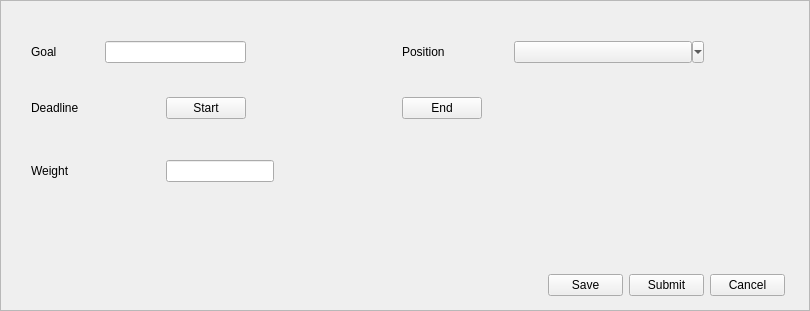
         <widget class="QFrame" name="goalsFrame">
          <property name="sizePolicy">
           <sizepolicy hsizetype="Expanding" vsizetype="Expanding">
            <horstretch>0</horstretch>
            <verstretch>0</verstretch>
           </sizepolicy>
          </property>
          <property name="minimumSize">
           <size>
            <width>800</width>
            <height>311</height>
           </size>
          </property>
          <property name="frameShape">
           <enum>QFrame::StyledPanel</enum>
          </property>
          <property name="frameShadow">
           <enum>QFrame::Raised</enum>
          </property>
          <layout class="QGridLayout" name="gridLayout_9">
           <item row="0" column="4">
            <spacer name="verticalSpacer_6">
             <property name="orientation">
              <enum>Qt::Vertical</enum>
             </property>
             <property name="sizeHint" stdset="0">
              <size>
               <width>20</width>
               <height>13</height>
              </size>
             </property>
            </spacer>
           </item>
           <item row="0" column="10">
            <spacer name="verticalSpacer_7">
             <property name="orientation">
              <enum>Qt::Vertical</enum>
             </property>
             <property name="sizeHint" stdset="0">
              <size>
               <width>20</width>
               <height>13</height>
              </size>
             </property>
            </spacer>
           </item>
           <item row="1" column="1">
            <widget class="QLabel" name="goalsGoalButton">
             <property name="text">
              <string>Goal</string>
             </property>
            </widget>
           </item>
           <item row="1" column="2">
            <spacer name="horizontalSpacer_23">
             <property name="orientation">
              <enum>Qt::Horizontal</enum>
             </property>
             <property name="sizeHint" stdset="0">
              <size>
               <width>14</width>
               <height>20</height>
              </size>
             </property>
            </spacer>
           </item>
           <item row="1" column="3" colspan="2">
            <widget class="QLineEdit" name="goalsGoalEdit"/>
           </item>
           <item row="1" column="6">
            <spacer name="horizontalSpacer_24">
             <property name="orientation">
              <enum>Qt::Horizontal</enum>
             </property>
             <property name="sizeHint" stdset="0">
              <size>
               <width>85</width>
               <height>20</height>
              </size>
             </property>
            </spacer>
           </item>
           <item row="1" column="7">
            <widget class="QLabel" name="goalsPositionLabel">
             <property name="text">
              <string>Position</string>
             </property>
            </widget>
           </item>
           <item row="1" column="9" colspan="3">
            <widget class="QToolButton" name="goalsPositionMenu">
             <property name="minimumSize">
              <size>
               <width>190</width>
               <height>20</height>
              </size>
             </property>
             <property name="maximumSize">
              <size>
               <width>16777215</width>
               <height>23</height>
              </size>
             </property>
             <property name="text">
              <string/>
             </property>
             <property name="popupMode">
              <enum>QToolButton::MenuButtonPopup</enum>
             </property>
             <property name="toolButtonStyle">
              <enum>Qt::ToolButtonTextOnly</enum>
             </property>
            </widget>
           </item>
           <item row="2" column="5">
            <spacer name="verticalSpacer_3">
             <property name="orientation">
              <enum>Qt::Vertical</enum>
             </property>
             <property name="sizeHint" stdset="0">
              <size>
               <width>20</width>
               <height>19</height>
              </size>
             </property>
            </spacer>
           </item>
           <item row="2" column="8">
            <spacer name="verticalSpacer_5">
             <property name="orientation">
              <enum>Qt::Vertical</enum>
             </property>
             <property name="sizeHint" stdset="0">
              <size>
               <width>20</width>
               <height>19</height>
              </size>
             </property>
            </spacer>
           </item>
           <item row="3" column="1">
            <widget class="QLabel" name="goalsDeadlineLabel">
             <property name="text">
              <string>Deadline</string>
             </property>
            </widget>
           </item>
           <item row="3" column="3">
            <spacer name="horizontalSpacer_14">
             <property name="orientation">
              <enum>Qt::Horizontal</enum>
             </property>
             <property name="sizeHint" stdset="0">
              <size>
               <width>55</width>
               <height>20</height>
              </size>
             </property>
            </spacer>
           </item>
           <item row="3" column="4">
            <widget class="QPushButton" name="goalsStartButton">
             <property name="text">
              <string>Start</string>
             </property>
            </widget>
           </item>
           <item row="3" column="5" colspan="2">
            <spacer name="horizontalSpacer_15">
             <property name="orientation">
              <enum>Qt::Horizontal</enum>
             </property>
             <property name="sizeHint" stdset="0">
              <size>
               <width>142</width>
               <height>21</height>
              </size>
             </property>
            </spacer>
           </item>
           <item row="3" column="7">
            <widget class="QPushButton" name="goalsEndButton">
             <property name="text">
              <string>End</string>
             </property>
            </widget>
           </item>
           <item row="3" column="8" colspan="5">
            <spacer name="horizontalSpacer_16">
             <property name="orientation">
              <enum>Qt::Horizontal</enum>
             </property>
             <property name="sizeHint" stdset="0">
              <size>
               <width>297</width>
               <height>20</height>
              </size>
             </property>
            </spacer>
           </item>
           <item row="4" column="5">
            <spacer name="verticalSpacer_8">
             <property name="orientation">
              <enum>Qt::Vertical</enum>
             </property>
             <property name="sizeHint" stdset="0">
              <size>
               <width>20</width>
               <height>21</height>
              </size>
             </property>
            </spacer>
           </item>
           <item row="4" column="10" rowspan="3">
            <spacer name="verticalSpacer_4">
             <property name="orientation">
              <enum>Qt::Vertical</enum>
             </property>
             <property name="sizeHint" stdset="0">
              <size>
               <width>20</width>
               <height>138</height>
              </size>
             </property>
            </spacer>
           </item>
           <item row="5" column="0">
            <spacer name="horizontalSpacer_20">
             <property name="orientation">
              <enum>Qt::Horizontal</enum>
             </property>
             <property name="sizeHint" stdset="0">
              <size>
               <width>13</width>
               <height>20</height>
              </size>
             </property>
            </spacer>
           </item>
           <item row="5" column="1">
            <widget class="QLabel" name="goalsWeightLabel">
             <property name="text">
              <string>Weight</string>
             </property>
            </widget>
           </item>
           <item row="5" column="3">
            <spacer name="horizontalSpacer_2">
             <property name="orientation">
              <enum>Qt::Horizontal</enum>
             </property>
             <property name="sizeHint" stdset="0">
              <size>
               <width>55</width>
               <height>20</height>
              </size>
             </property>
            </spacer>
           </item>
           <item row="5" column="4" colspan="2">
            <widget class="QLineEdit" name="goalsWeightEdit"/>
           </item>
           <item row="6" column="5">
            <spacer name="verticalSpacer_2">
             <property name="orientation">
              <enum>Qt::Vertical</enum>
             </property>
             <property name="sizeHint" stdset="0">
              <size>
               <width>20</width>
               <height>78</height>
              </size>
             </property>
            </spacer>
           </item>
           <item row="7" column="0" colspan="10">
            <spacer name="horizontalSpacer_22">
             <property name="orientation">
              <enum>Qt::Horizontal</enum>
             </property>
             <property name="sizeHint" stdset="0">
              <size>
               <width>528</width>
               <height>27</height>
              </size>
             </property>
            </spacer>
           </item>
           <item row="7" column="10">
            <widget class="QPushButton" name="goalsSaveButton">
             <property name="sizePolicy">
              <sizepolicy hsizetype="Fixed" vsizetype="Fixed">
               <horstretch>0</horstretch>
               <verstretch>0</verstretch>
              </sizepolicy>
             </property>
             <property name="minimumSize">
              <size>
               <width>75</width>
               <height>0</height>
              </size>
             </property>
             <property name="maximumSize">
              <size>
               <width>75</width>
               <height>16777215</height>
              </size>
             </property>
             <property name="text">
              <string>Save</string>
             </property>
            </widget>
           </item>
           <item row="7" column="11">
            <widget class="QPushButton" name="goalsSubmitButton">
             <property name="sizePolicy">
              <sizepolicy hsizetype="Fixed" vsizetype="Fixed">
               <horstretch>0</horstretch>
               <verstretch>0</verstretch>
              </sizepolicy>
             </property>
             <property name="minimumSize">
              <size>
               <width>75</width>
               <height>0</height>
              </size>
             </property>
             <property name="maximumSize">
              <size>
               <width>75</width>
               <height>16777215</height>
              </size>
             </property>
             <property name="text">
              <string>Submit</string>
             </property>
            </widget>
           </item>
           <item row="7" column="12">
            <widget class="QPushButton" name="goalsCancelButton">
             <property name="sizePolicy">
              <sizepolicy hsizetype="Fixed" vsizetype="Fixed">
               <horstretch>0</horstretch>
               <verstretch>0</verstretch>
              </sizepolicy>
             </property>
             <property name="minimumSize">
              <size>
               <width>75</width>
               <height>0</height>
              </size>
             </property>
             <property name="maximumSize">
              <size>
               <width>75</width>
               <height>16777215</height>
              </size>
             </property>
             <property name="text">
              <string>Cancel</string>
             </property>
            </widget>
           </item>
           <item row="7" column="13">
            <spacer name="horizontalSpacer_26">
             <property name="orientation">
              <enum>Qt::Horizontal</enum>
             </property>
             <property name="sizeHint" stdset="0">
              <size>
               <width>13</width>
               <height>20</height>
              </size>
             </property>
            </spacer>
           </item>
          </layout>
         </widget>
